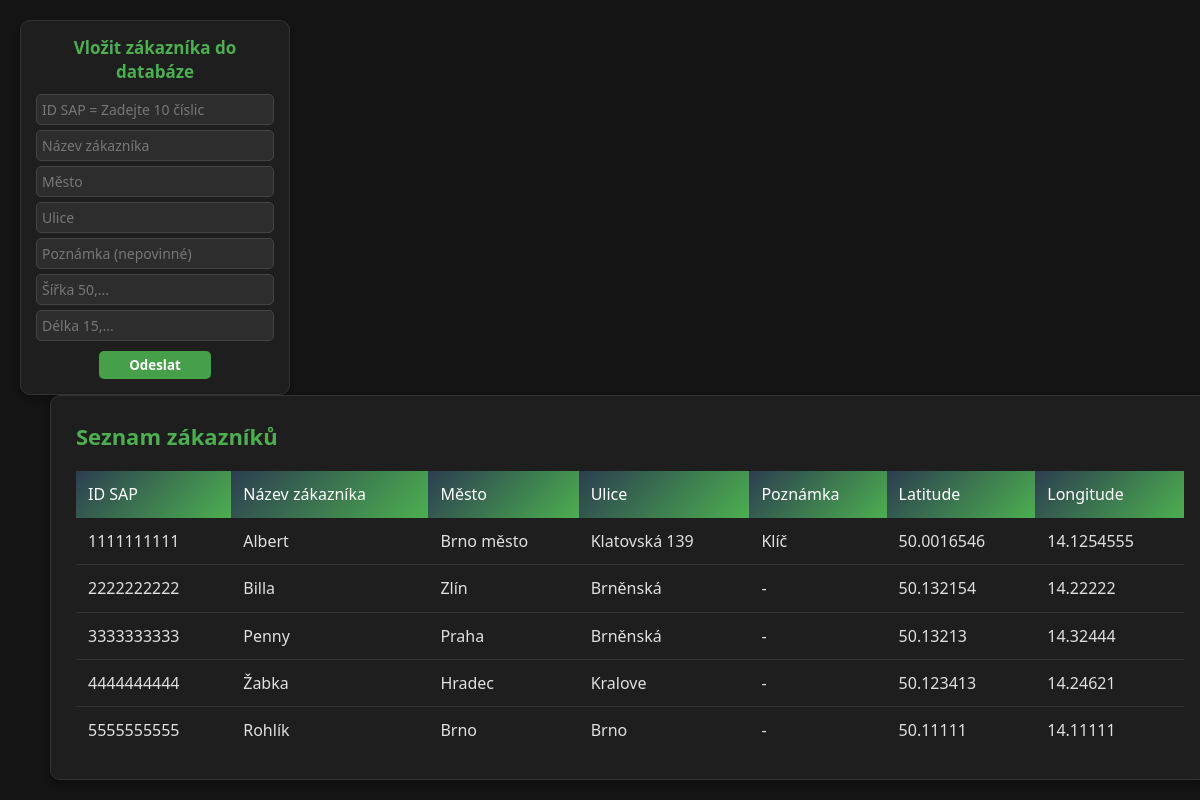
Before: / with the older database file.
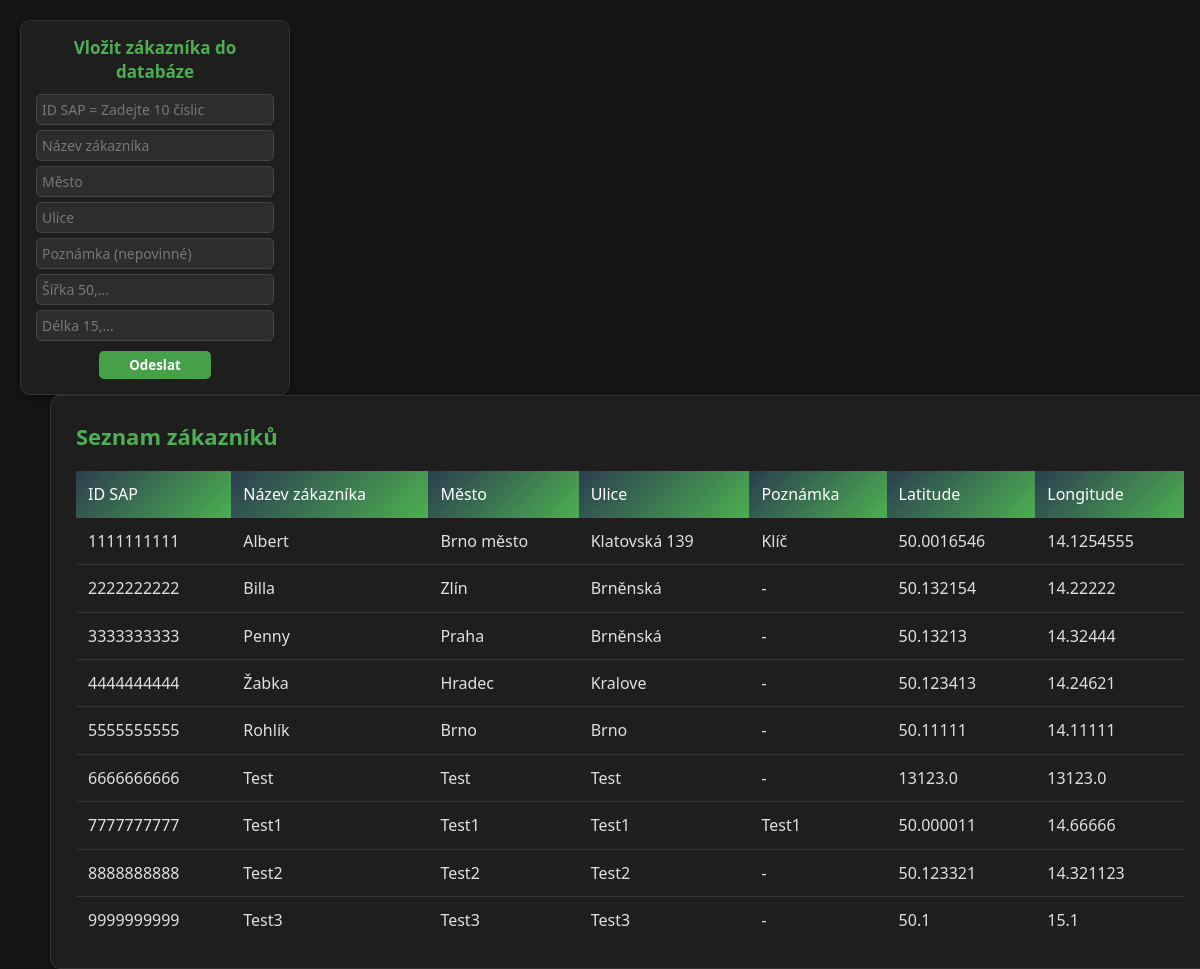
After: the same page with the newer database file.
### zakaznici/models.py (models this page shows)
class Zakaznici(models.Model):
    id_sap = models.IntegerField(primary_key=True, default=1111111111)  # přidat default
    nazev = models.CharField(max_length=100)
    mesto = models.CharField(max_length=100)
    ulice = models.CharField(max_length=100)
    poznamka = models.TextField(max_length=100, blank=True, null=True)
    latitude = models.FloatField()
    longitude = models.FloatField()

### zakaznici/views.py (the view, shortened to what this page needs)
# urls.py: path('', include("zakaznici.urls"))
def zakaznici(request):
    formular = ZakazniciForm()
    context = {"zakazniciForm": formular,
               "zakaznici": Zakaznici.objects.all()}
    return render(request, "zakaznici/zakaznici.html", context)

### zakaznici/forms.py (shortened to what this page needs)
class ZakazniciForm(forms.Form):
    id_sap = forms.IntegerField(label="ID SAP", widget=forms.TextInput(attrs={"placeholder": "ID SAP = Zadejte 10 číslic",
                                                                              "pattern": "\d{10}",
                                                                              "title": "Zadejte přesně 10 číslic"
                                                                              }))
    nazev = forms.CharField(label="Název zákazníka", widget=forms.TextInput(attrs={"placeholder": "Název zákazníka"}))
    mesto = forms.CharField(label="Mesto", widget=forms.TextInput(attrs={"placeholder": "Město"}))
    ulice = forms.CharField(label="Ulice", widget=forms.TextInput(attrs={"placeholder": "Ulice"}))
    poznamka = forms.CharField(label="Poznamka", required=False,
                               widget=forms.TextInput(attrs={"placeholder": "Poznámka (nepovinné)"}))
    latitude = forms.FloatField(label="Latitude", widget=forms.TextInput(attrs={"placeholder": "Šířka 50,..."}))
    longitude = forms.FloatField(label="Longitude", widget=forms.TextInput(attrs={"placeholder": "Délka 15,..."}))

### zakaznici/templates/zakaznici/zakaznici.html (shortened to what this page needs)
{% load static %}
{{ '<' }}{{ '!DOCTYPE html>' }}
<html lang="en">
<head>
    <link rel="stylesheet" href="{% static 'zakaznici/zakaznici.css' %}">
</head>
<body>
    <section class="container_formular">
        <h1>Vložit zákazníka do databáze</h1>
        <form method="POST" action="/" id="zakaznik-form">
            {% for one_field in zakazniciForm %}
            <div class="form-group">
                {{ one_field }}
            </div>
            {% endfor %}
            <button type="submit" id="submit-btn">Odeslat</button>
        </form>
    </section>
    <section class="container_tabulka">
        <h2>Seznam zákazníků</h2>
        {% if zakaznici %}
            <table class="zakaznici-table">
                <thead>
                    <tr>
                        <th>ID SAP</th>
                        <th>Název zákazníka</th>
                        <th>Město</th>
                        <th>Ulice</th>
                        <th>Poznámka</th>
                        <th>Latitude</th>
                        <th>Longitude</th>
                    </tr>
                </thead>
                <tbody>
                    {% for zakaznik in zakaznici %}
                    <tr>
                        <td>{{ zakaznik.id_sap }}</td>
                        <td>{{ zakaznik.nazev }}</td>
                        <td>{{ zakaznik.mesto }}</td>
                        <td>{{ zakaznik.ulice }}</td>
                        <td>{{ zakaznik.poznamka|default:"-" }}</td>
                        <td>{{ zakaznik.latitude }}</td>
                        <td>{{ zakaznik.longitude }}</td>
                    </tr>
                    {% endfor %}
                </tbody>
            </table>
        {% else %}
            <p>Žádní zákazníci nebyli nalezeni.</p>
        {% endif %}
    </section>
</body>
</html>

Changed rows visible on the page:
added Zakaznici: id_sap "6666666666", nazev "Test", mesto "Test", ulice "Test", poznamka "-", latitude "13123.0", longitude "13123.0"
added Zakaznici: id_sap "7777777777", nazev "Test1", mesto "Test1", ulice "Test1", poznamka "Test1", latitude "50.000011", longitude "14.66666"
added Zakaznici: id_sap "8888888888", nazev "Test2", mesto "Test2", ulice "Test2", poznamka "-", latitude "50.123321", longitude "14.321123"
added Zakaznici: id_sap "9999999999", nazev "Test3", mesto "Test3", ulice "Test3", poznamka "-", latitude "50.1", longitude "15.1"
